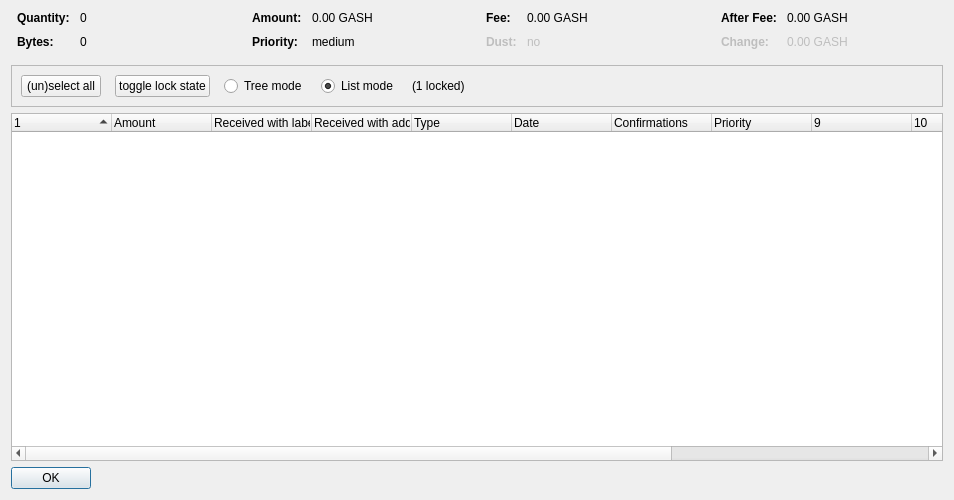
<?xml version="1.0" encoding="UTF-8"?>
<ui version="4.0">
 <class>CoinControlDialog</class>
 <widget class="QDialog" name="CoinControlDialog">
  <property name="geometry">
   <rect>
    <x>0</x>
    <y>0</y>
    <width>954</width>
    <height>500</height>
   </rect>
  </property>
  <property name="windowTitle">
   <string>Coin Selection</string>
  </property>
  <layout class="QVBoxLayout" name="verticalLayout">
   <item>
    <layout class="QHBoxLayout" name="horizontalLayoutTop" stretch="0,0,0,0">
     <property name="topMargin">
      <number>0</number>
     </property>
     <property name="bottomMargin">
      <number>10</number>
     </property>
     <item>
      <layout class="QFormLayout" name="formLayoutCoinControl1">
       <property name="horizontalSpacing">
        <number>10</number>
       </property>
       <property name="verticalSpacing">
        <number>10</number>
       </property>
       <property name="leftMargin">
        <number>6</number>
       </property>
       <property name="rightMargin">
        <number>6</number>
       </property>
       <item row="0" column="0">
        <widget class="QLabel" name="labelCoinControlQuantityText">
         <property name="font">
          <font>
           <weight>75</weight>
           <bold>true</bold>
          </font>
         </property>
         <property name="text">
          <string>Quantity:</string>
         </property>
        </widget>
       </item>
       <item row="0" column="1">
        <widget class="QLabel" name="labelCoinControlQuantity">
         <property name="cursor">
          <cursorShape>IBeamCursor</cursorShape>
         </property>
         <property name="contextMenuPolicy">
          <enum>Qt::ActionsContextMenu</enum>
         </property>
         <property name="text">
          <string notr="true">0</string>
         </property>
         <property name="textInteractionFlags">
          <set>Qt::LinksAccessibleByMouse|Qt::TextSelectableByKeyboard|Qt::TextSelectableByMouse</set>
         </property>
        </widget>
       </item>
       <item row="1" column="0">
        <widget class="QLabel" name="labelCoinControlBytesText">
         <property name="font">
          <font>
           <weight>75</weight>
           <bold>true</bold>
          </font>
         </property>
         <property name="text">
          <string>Bytes:</string>
         </property>
        </widget>
       </item>
       <item row="1" column="1">
        <widget class="QLabel" name="labelCoinControlBytes">
         <property name="cursor">
          <cursorShape>IBeamCursor</cursorShape>
         </property>
         <property name="contextMenuPolicy">
          <enum>Qt::ActionsContextMenu</enum>
         </property>
         <property name="text">
          <string notr="true">0</string>
         </property>
         <property name="textInteractionFlags">
          <set>Qt::LinksAccessibleByMouse|Qt::TextSelectableByKeyboard|Qt::TextSelectableByMouse</set>
         </property>
        </widget>
       </item>
      </layout>
     </item>
     <item>
      <layout class="QFormLayout" name="formLayoutCoinControl2">
       <property name="horizontalSpacing">
        <number>10</number>
       </property>
       <property name="verticalSpacing">
        <number>10</number>
       </property>
       <property name="leftMargin">
        <number>6</number>
       </property>
       <property name="rightMargin">
        <number>6</number>
       </property>
       <item row="0" column="0">
        <widget class="QLabel" name="labelCoinControlAmountText">
         <property name="font">
          <font>
           <weight>75</weight>
           <bold>true</bold>
          </font>
         </property>
         <property name="text">
          <string>Amount:</string>
         </property>
        </widget>
       </item>
       <item row="0" column="1">
        <widget class="QLabel" name="labelCoinControlAmount">
         <property name="cursor">
          <cursorShape>IBeamCursor</cursorShape>
         </property>
         <property name="contextMenuPolicy">
          <enum>Qt::ActionsContextMenu</enum>
         </property>
         <property name="text">
          <string notr="true">0.00 GASH</string>
         </property>
         <property name="textInteractionFlags">
          <set>Qt::LinksAccessibleByMouse|Qt::TextSelectableByKeyboard|Qt::TextSelectableByMouse</set>
         </property>
        </widget>
       </item>
       <item row="1" column="0">
        <widget class="QLabel" name="labelCoinControlPriorityText">
         <property name="font">
          <font>
           <weight>75</weight>
           <bold>true</bold>
          </font>
         </property>
         <property name="text">
          <string>Priority:</string>
         </property>
        </widget>
       </item>
       <item row="1" column="1">
        <widget class="QLabel" name="labelCoinControlPriority">
         <property name="cursor">
          <cursorShape>IBeamCursor</cursorShape>
         </property>
         <property name="contextMenuPolicy">
          <enum>Qt::ActionsContextMenu</enum>
         </property>
         <property name="text">
          <string>medium</string>
         </property>
         <property name="textInteractionFlags">
          <set>Qt::LinksAccessibleByMouse|Qt::TextSelectableByKeyboard|Qt::TextSelectableByMouse</set>
         </property>
        </widget>
       </item>
      </layout>
     </item>
     <item>
      <layout class="QFormLayout" name="formLayoutCoinControl3">
       <property name="horizontalSpacing">
        <number>10</number>
       </property>
       <property name="verticalSpacing">
        <number>10</number>
       </property>
       <property name="leftMargin">
        <number>6</number>
       </property>
       <property name="rightMargin">
        <number>6</number>
       </property>
       <item row="0" column="0">
        <widget class="QLabel" name="labelCoinControlFeeText">
         <property name="font">
          <font>
           <weight>75</weight>
           <bold>true</bold>
          </font>
         </property>
         <property name="text">
          <string>Fee:</string>
         </property>
        </widget>
       </item>
       <item row="0" column="1">
        <widget class="QLabel" name="labelCoinControlFee">
         <property name="cursor">
          <cursorShape>IBeamCursor</cursorShape>
         </property>
         <property name="contextMenuPolicy">
          <enum>Qt::ActionsContextMenu</enum>
         </property>
         <property name="text">
          <string notr="true">0.00 GASH</string>
         </property>
         <property name="textInteractionFlags">
          <set>Qt::LinksAccessibleByMouse|Qt::TextSelectableByKeyboard|Qt::TextSelectableByMouse</set>
         </property>
        </widget>
       </item>
       <item row="1" column="0">
        <widget class="QLabel" name="labelCoinControlLowOutputText">
         <property name="enabled">
          <bool>false</bool>
         </property>
         <property name="font">
          <font>
           <weight>75</weight>
           <bold>true</bold>
          </font>
         </property>
         <property name="text">
          <string>Dust:</string>
         </property>
        </widget>
       </item>
       <item row="1" column="1">
        <widget class="QLabel" name="labelCoinControlLowOutput">
         <property name="enabled">
          <bool>false</bool>
         </property>
         <property name="cursor">
          <cursorShape>IBeamCursor</cursorShape>
         </property>
         <property name="contextMenuPolicy">
          <enum>Qt::ActionsContextMenu</enum>
         </property>
         <property name="text">
          <string>no</string>
         </property>
         <property name="textInteractionFlags">
          <set>Qt::LinksAccessibleByMouse|Qt::TextSelectableByKeyboard|Qt::TextSelectableByMouse</set>
         </property>
        </widget>
       </item>
      </layout>
     </item>
     <item>
      <layout class="QFormLayout" name="formLayoutCoinControl4">
       <property name="horizontalSpacing">
        <number>10</number>
       </property>
       <property name="verticalSpacing">
        <number>10</number>
       </property>
       <property name="leftMargin">
        <number>6</number>
       </property>
       <property name="rightMargin">
        <number>6</number>
       </property>
       <item row="0" column="0">
        <widget class="QLabel" name="labelCoinControlAfterFeeText">
         <property name="font">
          <font>
           <weight>75</weight>
           <bold>true</bold>
          </font>
         </property>
         <property name="text">
          <string>After Fee:</string>
         </property>
        </widget>
       </item>
       <item row="0" column="1">
        <widget class="QLabel" name="labelCoinControlAfterFee">
         <property name="cursor">
          <cursorShape>IBeamCursor</cursorShape>
         </property>
         <property name="contextMenuPolicy">
          <enum>Qt::ActionsContextMenu</enum>
         </property>
         <property name="text">
          <string notr="true">0.00 GASH</string>
         </property>
         <property name="textInteractionFlags">
          <set>Qt::LinksAccessibleByMouse|Qt::TextSelectableByKeyboard|Qt::TextSelectableByMouse</set>
         </property>
        </widget>
       </item>
       <item row="1" column="0">
        <widget class="QLabel" name="labelCoinControlChangeText">
         <property name="enabled">
          <bool>false</bool>
         </property>
         <property name="font">
          <font>
           <weight>75</weight>
           <bold>true</bold>
          </font>
         </property>
         <property name="text">
          <string>Change:</string>
         </property>
        </widget>
       </item>
       <item row="1" column="1">
        <widget class="QLabel" name="labelCoinControlChange">
         <property name="enabled">
          <bool>false</bool>
         </property>
         <property name="cursor">
          <cursorShape>IBeamCursor</cursorShape>
         </property>
         <property name="contextMenuPolicy">
          <enum>Qt::ActionsContextMenu</enum>
         </property>
         <property name="text">
          <string notr="true">0.00 GASH</string>
         </property>
         <property name="textInteractionFlags">
          <set>Qt::LinksAccessibleByMouse|Qt::TextSelectableByKeyboard|Qt::TextSelectableByMouse</set>
         </property>
        </widget>
       </item>
      </layout>
     </item>
    </layout>
   </item>
   <item>
    <widget class="QFrame" name="frame">
     <property name="minimumSize">
      <size>
       <width>0</width>
       <height>40</height>
      </size>
     </property>
     <property name="frameShape">
      <enum>QFrame::StyledPanel</enum>
     </property>
     <property name="frameShadow">
      <enum>QFrame::Sunken</enum>
     </property>
     <layout class="QHBoxLayout" name="horizontalLayout">
      <item>
       <layout class="QHBoxLayout" name="horizontalLayoutPanel" stretch="0,0,0,0,0,0">
        <property name="spacing">
         <number>14</number>
        </property>
        <item>
         <widget class="QPushButton" name="pushButtonSelectAll">
          <property name="sizePolicy">
           <sizepolicy hsizetype="Maximum" vsizetype="Fixed">
            <horstretch>0</horstretch>
            <verstretch>0</verstretch>
           </sizepolicy>
          </property>
          <property name="text">
           <string>(un)select all</string>
          </property>
          <property name="autoDefault">
           <bool>false</bool>
          </property>
         </widget>
        </item>
        <item>
         <widget class="QPushButton" name="pushButtonToggleLock">
          <property name="sizePolicy">
           <sizepolicy hsizetype="Maximum" vsizetype="Fixed">
            <horstretch>0</horstretch>
            <verstretch>0</verstretch>
           </sizepolicy>
          </property>
          <property name="text">
           <string>toggle lock state</string>
          </property>
          <property name="autoDefault">
           <bool>false</bool>
          </property>
         </widget>
        </item>
        <item>
         <widget class="QRadioButton" name="radioTreeMode">
          <property name="sizePolicy">
           <sizepolicy hsizetype="Maximum" vsizetype="Fixed">
            <horstretch>0</horstretch>
            <verstretch>0</verstretch>
           </sizepolicy>
          </property>
          <property name="text">
           <string>Tree mode</string>
          </property>
         </widget>
        </item>
        <item>
         <widget class="QRadioButton" name="radioListMode">
          <property name="sizePolicy">
           <sizepolicy hsizetype="Maximum" vsizetype="Fixed">
            <horstretch>0</horstretch>
            <verstretch>0</verstretch>
           </sizepolicy>
          </property>
          <property name="text">
           <string>List mode</string>
          </property>
          <property name="checked">
           <bool>true</bool>
          </property>
         </widget>
        </item>
        <item>
         <widget class="QLabel" name="labelLocked">
          <property name="text">
           <string>(1 locked)</string>
          </property>
         </widget>
        </item>
        <item>
         <spacer name="horizontalSpacer">
          <property name="orientation">
           <enum>Qt::Horizontal</enum>
          </property>
          <property name="sizeHint" stdset="0">
           <size>
            <width>40</width>
            <height>20</height>
           </size>
          </property>
         </spacer>
        </item>
       </layout>
      </item>
     </layout>
    </widget>
   </item>
   <item>
    <widget class="CoinControlTreeWidget" name="treeWidget">
     <property name="contextMenuPolicy">
      <enum>Qt::CustomContextMenu</enum>
     </property>
     <property name="sortingEnabled">
      <bool>false</bool>
     </property>
     <property name="columnCount">
      <number>13</number>
     </property>
     <attribute name="headerShowSortIndicator" stdset="0">
      <bool>true</bool>
     </attribute>
     <attribute name="headerStretchLastSection">
      <bool>false</bool>
     </attribute>
     <column>
      <property name="text">
       <string/>
      </property>
     </column>
     <column>
      <property name="text">
       <string>Amount</string>
      </property>
     </column>
     <column>
      <property name="text">
       <string>Received with label</string>
      </property>
     </column>
     <column>
      <property name="text">
       <string>Received with address</string>
      </property>
     </column>
     <column>
      <property name="text">
       <string>Type</string>
      </property>
     </column>
     <column>
      <property name="text">
       <string>Date</string>
      </property>
     </column>
     <column>
      <property name="text">
       <string>Confirmations</string>
      </property>
      <property name="toolTip">
       <string>Confirmed</string>
      </property>
     </column>
     <column>
      <property name="text">
       <string>Priority</string>
      </property>
     </column>
     <column>
      <property name="text">
       <string/>
      </property>
     </column>
     <column>
      <property name="text">
       <string/>
      </property>
     </column>
     <column>
      <property name="text">
       <string/>
      </property>
     </column>
     <column>
      <property name="text">
       <string/>
      </property>
     </column>
     <column>
      <property name="text">
       <string/>
      </property>
     </column>
    </widget>
   </item>
   <item>
    <widget class="QDialogButtonBox" name="buttonBox">
     <property name="sizePolicy">
      <sizepolicy hsizetype="Maximum" vsizetype="Fixed">
       <horstretch>0</horstretch>
       <verstretch>0</verstretch>
      </sizepolicy>
     </property>
     <property name="orientation">
      <enum>Qt::Horizontal</enum>
     </property>
     <property name="standardButtons">
      <set>QDialogButtonBox::Ok</set>
     </property>
    </widget>
   </item>
  </layout>
 </widget>
 <customwidgets>
  <customwidget>
   <class>CoinControlTreeWidget</class>
   <extends>QTreeWidget</extends>
   <header>coincontroltreewidget.h</header>
  </customwidget>
 </customwidgets>
 <resources/>
 <connections/>
</ui>
